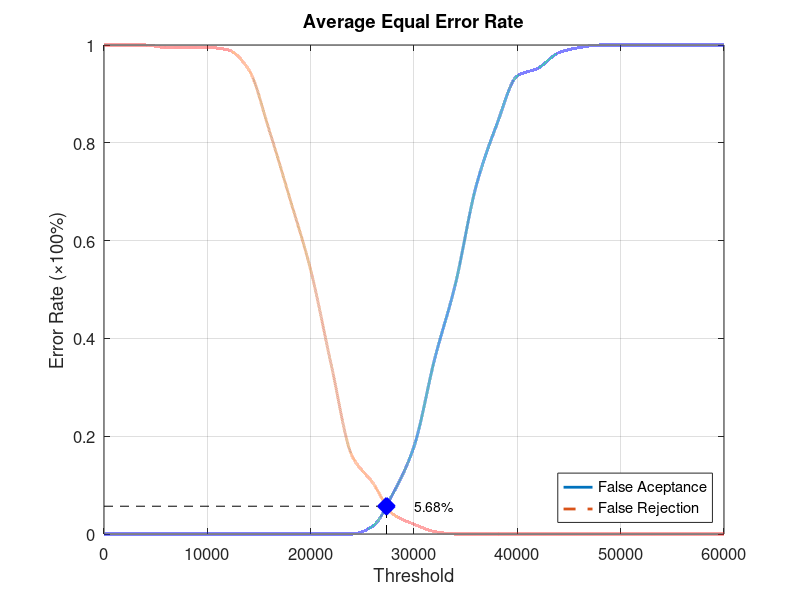
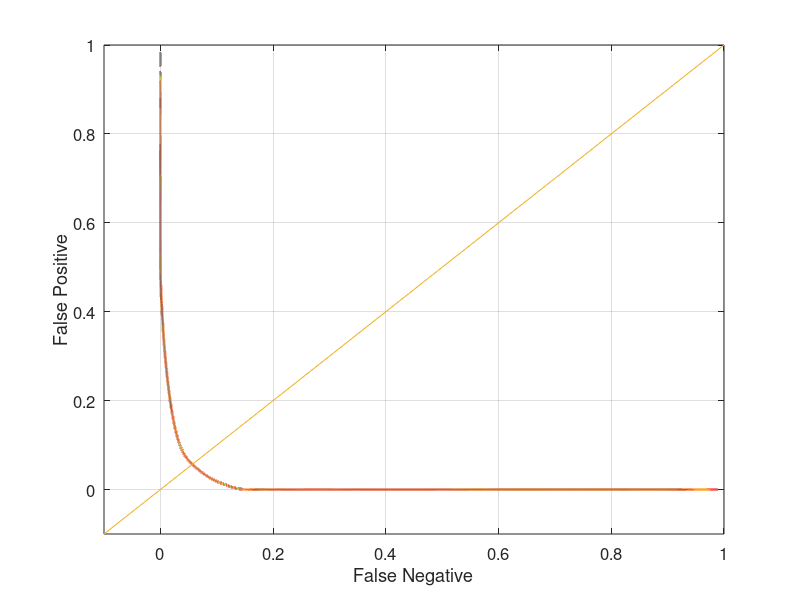

MATLAB code for these plots, in order:
function yEER = Database5_4
close all;
clear;
clc;
x = 0:2000:60000;
xq = 0:0.5:60000;

y0 = [0 0 0 0 0 0 0 0 0 0 0 0 0 0.0157895 0.0842105 0.178947 0.357895 0.510526 0.710526 0.836842 0.936842 0.952632 0.984211 0.994737 1 1 1 1 1 1 1];
yy0 = interp1(x, y0, xq, 'pchip');
y1 = [1 1 1 0.995 0.995 0.995 0.99 0.95 0.825 0.685 0.54 0.345 0.16 0.105 0.04 0.02 0.005 0 0 0 0 0 0 0 0 0 0 0 0 0 0];
yy1 = interp1(x, y1, xq, 'pchip');

% Calculating EER: 
y2 = abs(y0 - y1);
find(y2 == min(y2))
yy2 = abs(yy0 - yy1);
xEER = find(yy2 == min(yy2));
xEERIndex = xq(xEER) % X-axis EER
yEER = yy0(xEER) % Y-axis EER

main = figure
plot(xq, yy0,'-','LineWidth', 2);	hold on
plot(xq, yy1,'--','LineWidth', 2);	hold on
plot([xEERIndex xEERIndex], [0 yEER], 'k--');	hold on
plot([0 xEERIndex], [yEER yEER], 'k--');	hold on
plot(xEERIndex, yEER, 'bx', 'LineWidth', 10);	hold on
text(xEERIndex + 10 * xEERIndex / 100, yEER, [num2str(round((10000 * yEER)) / 100) '%'])
legend('False Aceptance', 'False Rejection', 'Location', 'SouthEast')
xlabel('Threshold')
ylabel('Error Rate (\times100%)')
title('Average Equal Error Rate')
set(gca, 'FontSize', 12)
axis([0 60000 0 1])
grid on

print(main, 'Database5_4Main', '-dpng');
FNRxFPR = figure('Color', [1 1 1]);
plot(yy1, yy0, '-', yy1, yy0, 'LineWidth', 2);
hold on
y = -0.1:0.1:1
plot(y, y); 
set(gca, 'FontSize', 12)
xlabel('False Negative')
ylabel('False Positive')
axis([-0.1 1 -0.1 1])
set(gca, 'FontSize', 12)
grid on

print(FNRxFPR, 'Database5_4FNRxFPR','-dpng');
end
